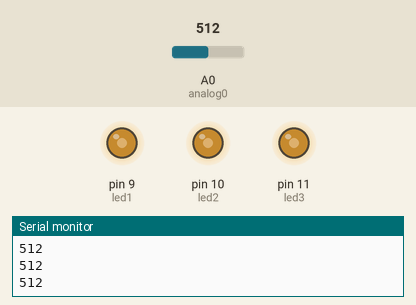
Recording of a sketch running on a simulated Arduino Uno, built with avr-gcc and run on an emulated ATmega328P. Parts: output pins drawn as LEDs (lit = HIGH), the last lines printed to the serial monitor. The test bench sets the inputs (shaded band); at power-on: A0 (analog0) = 512.

Above: at 1.2 s.
1.3 s: A0 (analog0) set to 716
At 2.0 s:
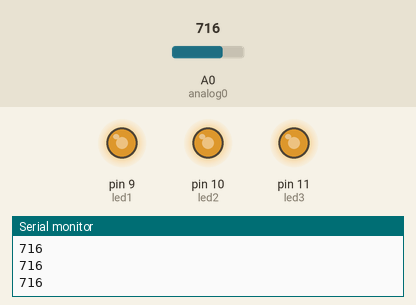
2.9 s: A0 (analog0) set to 900
At 3.3 s:
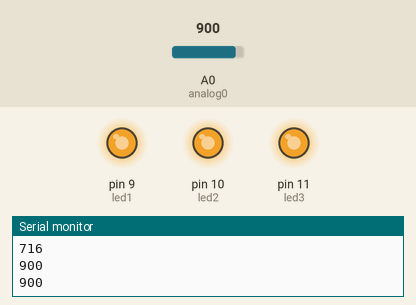
4.5 s: A0 (analog0) set to 122
At 5.8 s:
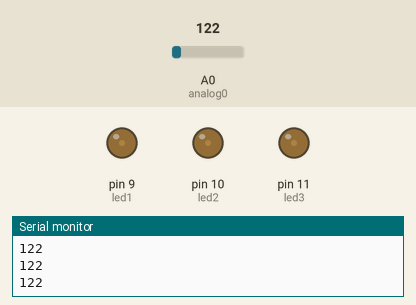
6.1 s: A0 (analog0) set to 0
At 7.1 s:
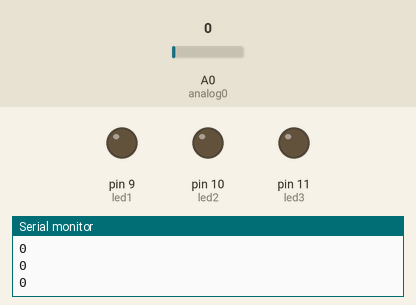
Timing chart, 0 to 8.7 s (numbered marks = the images above; inputs shaded):
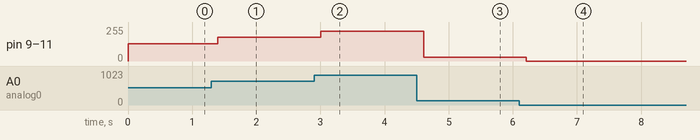

The sketch:

20181126_ex02.ino
```cpp
#define analog0 0
#define led1 9
#define led2 10
#define led3 11

int analogvalue = 0 ;

void setup() {
  // put your setup code here, to run once:
    Serial.begin(9600) ;
    Serial.println("Program Start") ;
}

void loop() {
  // put your main code here, to run repeatedly:
  analogvalue = analogRead(analog0) ;
  Serial.println(analogvalue) ;
  analogWrite(led1,analogvalue/4) ;
  analogWrite(led2,analogvalue/4) ;
  analogWrite(led3,analogvalue/4) ;
  delay(200) ;
}
```

Measured:
- after the input at 1.3 s, pin 9 (led1), pin 10 (led2), pin 11 (led3): 128/255 → 179/255 after 0.10 s
- after the input at 2.9 s, pin 9 (led1), pin 10 (led2), pin 11 (led3): 179/255 → 225/255 after 0.11 s
- after the input at 4.5 s, pin 9 (led1), pin 10 (led2), pin 11 (led3): 225/255 → 30/255 after 0.11 s
- after the input at 6.1 s, pin 9 (led1), pin 10 (led2), pin 11 (led3): 30/255 → 0/255 after 0.11 s
